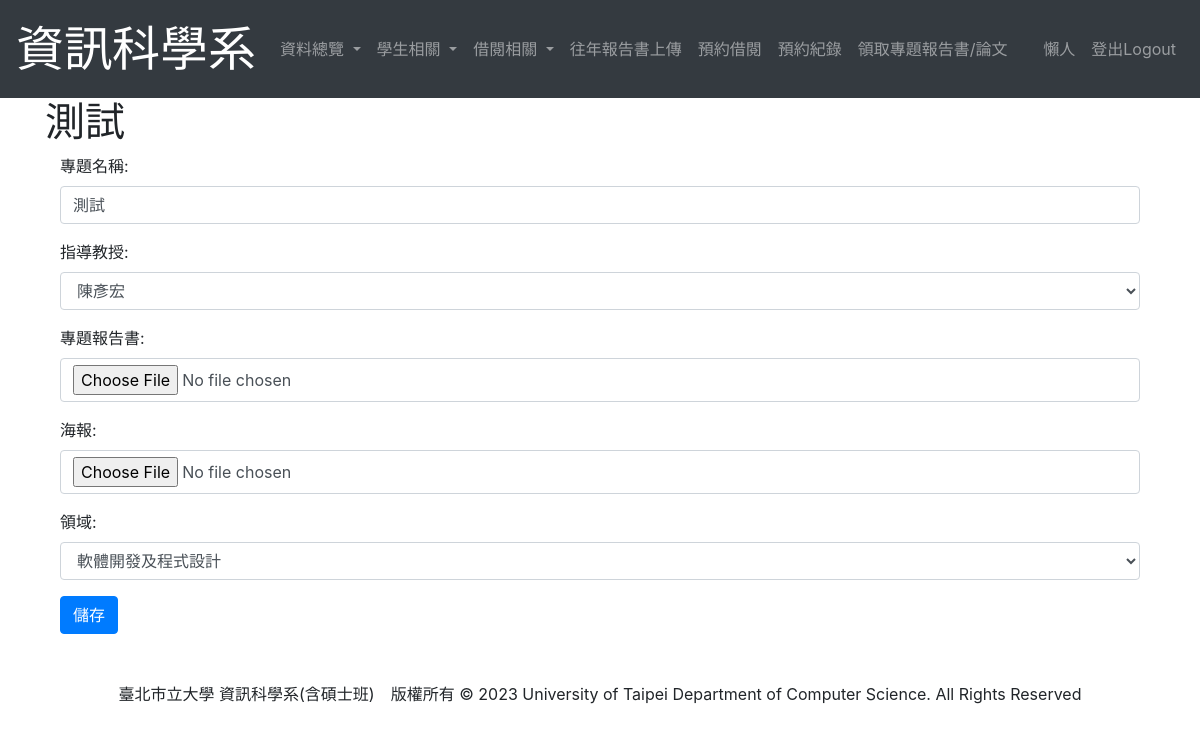
Page /EditProject/1 (signed in) on the committed database.
### student/models.py (models this page shows, shortened)
class User(AbstractUser):
    first_name = None
    last_name = None
    username = models.CharField(max_length=15, unique=True, null=True) #帳號
    name = models.CharField(max_length = 12) #姓名
    DEPARTMENT = ((0, '資訊科學系'),
                  (1, '外系'),)
    department = models.IntegerField(choices=DEPARTMENT, null=True, blank=True)
    IDENTITY=((0, '大學部'),
              (1, '管理員'),
              (2, '日間碩士班'),
              (3, '碩士在職專班'),
              (4, '系辦工讀生'))
    identity = models.IntegerField(choices=IDENTITY, default=0)
    enrollYear = models.DecimalField(max_digits = 4, decimal_places = 0, default = timezone.now().year)#入學年
    USER_NAME_FIELD = 'username'
    class Meta:
        ordering = ["username"]

class Project(models.Model):
    user = models.ForeignKey(User, on_delete=models.PROTECT) #誰做這個專題的
    proposal = models.ForeignKey(Proposal, on_delete=models.PROTECT, blank = True, null = True)
    name = models.CharField(max_length = 30) #專題名稱
    report = models.FileField(upload_to = "Report/", default=None)#報告書電子檔
    poster = models.ImageField(upload_to = "Poster/", default=None)#海報或發表證明
    professor = models.CharField(max_length = 5)#指導教授
    FIELD = ((0, '軟體開發及程式設計'),
             (1, '網路及多媒體應用'),
             (2, '系統及演算法開發',))
    field = models.IntegerField(choices=FIELD, default=0)
    postDate = models.DateField(blank=True, null = True)#學位考試日期
    letter = models.FileField(upload_to='Uploaded Files/', blank=True, null=True, default=None)#同意函
    POST = ((0, '研討會'),
            (1, '期刊'),)
    post = models.PositiveIntegerField(choices=POST, default = 0, blank=True, null = True)
    seminarDate = models.DateTimeField(blank=True, null = True)#研討會或期刊發行日期
    seminarName = models.CharField(max_length=20, blank=True, null = True)#研討會或期刊名稱
    journalNumber = models.DecimalField(max_digits = 10, decimal_places = 0, blank=True, null = True)#期刊刊號
    STATE = ((0, '專題'),
             (1, '已申請'),
             (2, '已取消'),)
    state = models.IntegerField(choices=STATE, default = 0)
    cancelapplication = models.FileField(upload_to='CancelFinal/', blank=True, null=True, default=None)
    selected = models.BooleanField(default=False)
    class Meta:
        ordering = ["user"]

### student/views.py (the view, shortened to what this page needs)
# urls.py: path('EditProject/<int:pk>', views.EditProject.as_view(), name='EditProject'),#編輯專題
class EditProject(LoginRequiredMixin, UpdateView):
    model = Project
    fileds = '__all__'
    form_class = ProjectModelForm
    template_name = 'EditProject.html'

### student/forms.py
class ProjectModelForm(forms.ModelForm):
    PROFESSOR = (('蔡俊明', '蔡俊明'),
                 ('陳彥宏', '陳彥宏'),
                 ('洪瑞鍾', '洪瑞鍾'),
                 ('壽大衛', '壽大衛'),
                 ('黃志鵬', '黃志鵬'),
                 ('盧東華', '盧東華'),
                 ('楊政穎', '楊政穎'),
                 ('梁世聰', '梁世聰'),
                 ('賴阿福', '賴阿福'),)
    professor = forms.ChoiceField(choices=PROFESSOR, widget=forms.Select(attrs={'class': 'form-control'}), label='指導教授')
    class Meta:
        model = Project
        fields = ['user', 'name', 'professor', 'report', 'poster', 'field']
        widgets = {
            'user':forms.HiddenInput(),#預設
            'name': forms.TextInput(attrs={'class': 'form-control'}),
            'report': forms.FileInput(attrs={'class': 'form-control'}),
            'poster': forms.FileInput(attrs={'class': 'form-control'}),
            'professor': forms.Select(attrs={'class': 'form-control'}),
            'field': forms.Select(attrs={'class':'form-control'}),
        }
        labels = {
            'name': '專題名稱',
            'report': '專題報告書',
            'professor': '指導教授',
            'poster': '海報',
            'field':'領域',
        }

### templates/EditProject.html (shortened to what this page needs)
{% extends 'layout.html' %}
{% block title %}{{ project.name }}{% endblock %}
{% block content %}
<form method="POST" action="">
    <div class="container">
        {{ form.as_p }}
        <input type="submit" class = "btn btn-primary" value="儲存"><br>
    </div>
</form>
{% endblock %}

### templates/layout.html (shortened to what this page needs)
<!DOCTYPE html>
<html lang="en">
<head>
    <link rel="stylesheet" href="https://maxcdn.bootstrapcdn.com/bootstrap/4.0.0/css/bootstrap.min.css">
</head>
<body>
    <nav class="navbar navbar-expand-lg navbar-dark bg-dark">
        <a class="navbar-brand" href="{% url 'Home' %}">
            <font size="20" color="white" face=""標楷體>資訊科學系</font>
        </a>
        <div class="collapse navbar-collapse" id="navbarNav">
            <ul class="navbar-nav mr-auto">
                {% if user and user.is_authenticated %}
                    {% if user.department == 0 %}
                        {% if user.identity == 1 or user.identity == 4 %}
                            <li class="nav-item dropdown">
                                <a class="nav-link dropdown-toggle" href="#" id="navbarDropdown" role="button" data-toggle="dropdown" aria-haspopup="true" aria-expanded="false">
                                    資料總覽
                                </a>
                            </li>
                            {% if user.identity == 1 %}
                                <li class="nav-item dropdown">
                                    <a class="nav-link dropdown-toggle" href="#" id="navbarDropdown" role="button" data-toggle="dropdown" aria-haspopup="true" aria-expanded="false">
                                        學生相關
                                    </a>
                                </li>
                            {% endif %}
                            <li class="nav-item dropdown">
                                <a class="nav-link dropdown-toggle" href="#" id="navbarDropdown" role="button" data-toggle="dropdown" aria-haspopup="true" aria-expanded="false">
                                    借閱相關
                                </a>
                            </li>
                            <li class="nav-item">
                                <a class="nav-link" href="{% url 'HistoryPaperUpdate' %}">往年報告書上傳</a>
                            </li>
                        {% endif %}
                    {% endif %}
                    <li class="nav-item">
                        <a class="nav-link" href="{% url 'BorrowPaper' pk=user.id %}">預約借閱</a>
                    </li>
                    <li class="nav-item">
                        <a class="nav-link" href="{% url 'UserBooking' pk=user.id %}">預約紀錄</a>
                    </li>
                    <li class="nav-item">
                        <a class="nav-link" href="{% url 'GetEntityPaper' %}">領取專題報告書/論文</a>
                    </li>
                {% else %}
                    <a class="nav-link" href="{% url 'Home' %}" style="font-size: x-large;">資訊科學系 學生資料登錄系統</a>
                {% endif %}
            </ul>
            <ul class="navbar-nav">
                {% if user.is_authenticated %}
                <li class="nav-item">
                    <a href="{% url 'EditPassword' pk=user.id %}" class="nav-link">{{ user.name }}</a>
                </li>
                <li class="nav-item">
                    <a class="nav-link" href="{% url 'logout' %}">登出Logout</a>
                </li>
                {% else %}
                <li class="nav-item">
                    <a class="nav-link" href="{% url 'login' %}" style="font-size: x-large;">登入Login</a>
                </li>
                {% endif %}
            </ul>
        </div>
    </nav>
    <div class="container">
        <h1>{% block title %}{% endblock %}</h1>
    </div>
    <div class="container">
        {% block content %}{% endblock %}
    </div>
    <br><br>
    <div class="container" align="center">
        臺北市立大學 資訊科學系(含碩士班)　版權所有 © 2023   University of Taipei Department of Computer Science. All Rights Reserved
    </div>
</body>
</html>

### rows in the picture
User: name "懶人"
Project: name "測試", professor "陳彥宏", field "軟體開發及程式設計"
